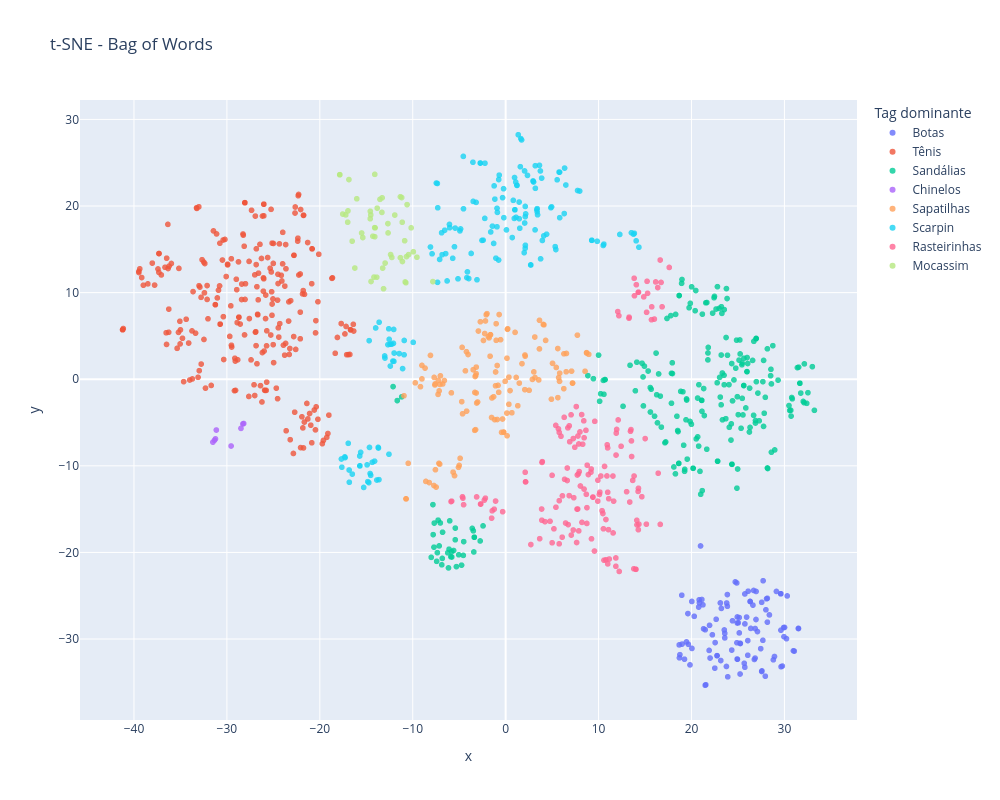
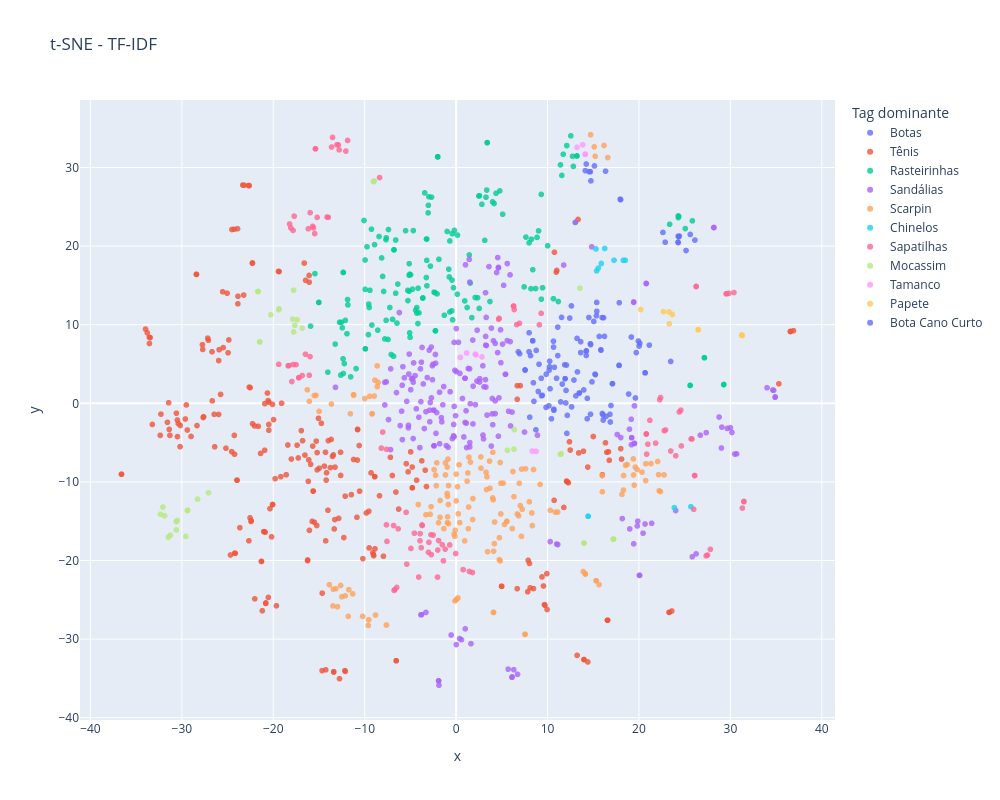

The cell these charts' notebook holds for them, in order:
### Code cell
import pandas as pd
import plotly.express as px
from sklearn.neighbors import NearestNeighbors
from collections import Counter
import re

# ---------------------------------------------------
# REMOVE TAGS MUITO FREQUENTES
# ---------------------------------------------------

# cria matriz dummy
dummies = df_bow['Tags'].str.get_dummies(sep=',')

# frequência relativa das tags
freq_relativa = dummies.sum() / len(df_bow)

# mantém apenas tags menos frequentes
# ajuste o threshold se quiser
TRESHOLD = 0.80

tags_validas = freq_relativa[
    freq_relativa < TRESHOLD
].index.tolist()

print(f"{len(tags_validas)} tags mantidas")


# ---------------------------------------------------
# TAG DOMINANTE DA VIZINHANÇA
# ---------------------------------------------------

def tag_mais_comum_vizinhos(
    embed,
    tags_series,
    tags_validas,
    k=10
):

    nn = NearestNeighbors(n_neighbors=k)
    nn.fit(embed)

    _, indices = nn.kneighbors(embed)

    tags_dominantes = []

    for vizinhos in indices:

        todas_tags = []

        for idx in vizinhos:

            tags = re.split(
                r'\s*,\s*',
                str(tags_series.iloc[idx])
            )

            # filtra tags comuns
            tags_filtradas = [
                t for t in tags
                if t in tags_validas
            ]

            todas_tags.extend(tags_filtradas)

        # fallback caso todas tenham sido removidas
        if len(todas_tags) == 0:
            tags_dominantes.append("Sem categoria")
            continue

        tag = Counter(todas_tags).most_common(1)[0][0]

        tags_dominantes.append(tag)

    return tags_dominantes


# ---------------------------------------------------
# PLOT
# ---------------------------------------------------

def plotar(embed, nome, k=10):

    tags_cluster = tag_mais_comum_vizinhos(
        embed=embed,
        tags_series=df_bow["Tags"],
        tags_validas=tags_validas,
        k=k
    )

    df_plot = pd.DataFrame({
        "x": embed[:, 0],
        "y": embed[:, 1],
        "indice": df_bow.index,
        "Produto": df_bow["Produto"],
        "Preço": df_bow["Preço Original"],
        "Tag dominante": tags_cluster
    })

    fig = px.scatter(
        df_plot,
        x="x",
        y="y",
        color="Tag dominante",
        hover_data={
            "indice": True,
            "Produto": True,
            "Preço": True,
            "Tag dominante": True,
            "x": False,
            "y": False
        },
        title=f"t-SNE - {nome}",
        width=1000,
        height=800,
    )

    fig.update_traces(
        marker=dict(size=6, opacity=0.8)
    )

    fig.write_html(nome + ".html")

    fig.show()


# ---------------------------------------------------
# EXECUÇÃO
# ---------------------------------------------------

plotar(embed_bow, "Bag of Words")
plotar(embed_tfidf, "TF-IDF")

### Figure 1 — Plotly figure (JSON) as saved in the notebook; plotly's stock layout.template omitted (floating-point values rounded to 4 significant figures; data arrays with more than 128 entries replaced by an {"elided": "..."} marker saying what was removed)
{"data": [{"customdata": {"elided": "106x4 mixed values"}, "hovertemplate": "Tag dominante=%{customdata[3]}<br>indice=%{customdata[0]}<br>Produto=%{customdata[1]}<br>Preço=%{customdata[2]}<extra></extra>", "legendgroup": "Botas", "marker": {"color": "#636efa", "opacity": 0.8, "size": 6, "symbol": "circle"}, "mode": "markers", "name": "Botas", "showlegend": true, "type": "scattergl", "x": [20.3, 24.89, 24.41, 22.51, 31.51, 21.3, 25.23, 19.84, 20.04, 27.58, 30.22, 28.38, 30.3, 24.91, 26.1, 26.77, 26.84, 19.61, 19.24, 23.58, 29.95, 26.06, 22.54, 22.75, 24.71, 29.14, 20.05, 25.93, 22.75, 21.12, 24.93, 30.01, 24.95, 25.74, 19.66, 28.16, 24.87, 20.86, 27.68, 31.51, 21.94, 26.94, 21.48, 23.22, 26.85, 29.62, 28.08, 23.76, 21.54, 28.93, 26.31, 29.61, 25.75, 20.82, 23.58, 19.46, 25.14, 22.65, 22.25, 18.7, 23.11, 29.91, 27.55, 23.79, 18.75, 29.78, 27.55, 28.81, 25.14, 24.33, 28.17, 30.97, 31.06, 25.23, 21.23, 26.38, 26.31, 25.68, 29.64, 20.77, 27.1, 25.26, 26.69, 21.9, 23.15, 24.93, 23.53, 27.71, 18.95, 26.95, 25.03, 20.97, 29.61, 26.61, 18.99, 26.06, 28.01, 27.94, 25.74, 23.86, 27.45, 23.9, 21.47, 22.0, 18.68, 23.86], "xaxis": "x", "y": [-27.38, -30.43, -27.89, -33.36, -28.79, -28.81, -30.5, -32.99, -25.66, -33.68, -29.96, -27.21, -25.02, -32.31, -24.48, -32.36, -32.2, -27.06, -32.33, -29.87, -29.73, -31.87, -30.41, -31.92, -23.4, -24.5, -31.08, -27.47, -31.92, -25.43, -28.15, -28.66, -32.33, -33.26, -30.61, -25.3, -23.52, -25.82, -30.15, -28.77, -28.42, -27.74, -28.93, -26.46, -28.79, -28.98, -25.36, -33.17, -35.28, -32.02, -25.66, -24.77, -28.25, -25.48, -29.34, -30.33, -29.29, -27.72, -29.51, -32.17, -25.83, -28.67, -33.75, -25.84, -31.8, -33.12, -25.76, -32.4, -27.52, -31.28, -28.05, -31.36, -31.4, -34.04, -26.05, -28.77, -25.66, -32.8, -33.2, -26.31, -29.14, -30.51, -24.39, -31.31, -32.48, -27.45, -28.95, -23.27, -24.94, -24.51, -28.13, -19.25, -24.77, -26.08, -30.58, -30.18, -26.62, -34.29, -24.79, -24.86, -31.11, -34.36, -35.34, -32.19, -30.68, -26.21], "yaxis": "y"}, {"customdata": {"elided": "251x4 mixed values"}, "hovertemplate": "Tag dominante=%{customdata[3]}<br>indice=%{customdata[0]}<br>Produto=%{customdata[1]}<br>Preço=%{customdata[2]}<extra></extra>", "legendgroup": "Tênis", "marker": {"color": "#EF553B", "opacity": 0.8, "size": 6, "symbol": "circle"}, "mode": "markers", "name": "Tênis", "showlegend": true, "type": "scattergl", "x": {"elided": "251 float values"}, "xaxis": "x", "y": {"elided": "251 float values"}, "yaxis": "y"}, {"customdata": {"elided": "228x4 mixed values"}, "hovertemplate": "Tag dominante=%{customdata[3]}<br>indice=%{customdata[0]}<br>Produto=%{customdata[1]}<br>Preço=%{customdata[2]}<extra></extra>", "legendgroup": "Sandálias", "marker": {"color": "#00cc96", "opacity": 0.8, "size": 6, "symbol": "circle"}, "mode": "markers", "name": "Sandálias", "showlegend": true, "type": "scattergl", "x": {"elided": "228 float values"}, "xaxis": "x", "y": {"elided": "228 float values"}, "yaxis": "y"}, {"customdata": [[8, "Chinelo Melissa Logo Off-White", "R$ 69,90", "Chinelos"], [11, "Chinelo Melissa Sun Long Rosa", "R$ 69,90", "Chinelos"], [15, "Chinelo Slide Melissa Sun Preto", "R$ 99,90", "Chinelos"], [447, "Chinelo Colcci Logo Vermelho", "R$ 79,99", "Chinelos"], [457, "Chinelo Colcci Manila Off-White", "R$ 79,99", "Chinelos"], [1011, "Chinelo Melissa Sun Long Beach Ii Ad Preto", "R$ 89,90", "Chinelos"], [1021, "Chinelo  Fila Drifter Foam Preto", "R$ 149,99", "Chinelos"], [1082, "Chinelo Slide Melissa Free Print Branco", "R$ 189,90", "Chinelos"]], "hovertemplate": "Tag dominante=%{customdata[3]}<br>indice=%{customdata[0]}<br>Produto=%{customdata[1]}<br>Preço=%{customdata[2]}<extra></extra>", "legendgroup": "Chinelos", "marker": {"color": "#ab63fa", "opacity": 0.8, "size": 6, "symbol": "circle"}, "mode": "markers", "name": "Chinelos", "showlegend": true, "type": "scattergl", "x": [-28.28, -31.33, -31.23, -28.49, -28.19, -31.51, -29.55, -31.14], "xaxis": "x", "y": [-5.155, -7.046, -6.887, -5.672, -5.112, -7.266, -7.711, -5.867], "yaxis": "y"}, {"customdata": {"elided": "130x4 mixed values"}, "hovertemplate": "Tag dominante=%{customdata[3]}<br>indice=%{customdata[0]}<br>Produto=%{customdata[1]}<br>Preço=%{customdata[2]}<extra></extra>", "legendgroup": "Sapatilhas", "marker": {"color": "#FFA15A", "opacity": 0.8, "size": 6, "symbol": "circle"}, "mode": "markers", "name": "Sapatilhas", "showlegend": true, "type": "scattergl", "x": {"elided": "130 float values"}, "xaxis": "x", "y": {"elided": "130 float values"}, "yaxis": "y"}, {"customdata": {"elided": "168x4 mixed values"}, "hovertemplate": "Tag dominante=%{customdata[3]}<br>indice=%{customdata[0]}<br>Produto=%{customdata[1]}<br>Preço=%{customdata[2]}<extra></extra>", "legendgroup": "Scarpin", "marker": {"color": "#19d3f3", "opacity": 0.8, "size": 6, "symbol": "circle"}, "mode": "markers", "name": "Scarpin", "showlegend": true, "type": "scattergl", "x": {"elided": "168 float values"}, "xaxis": "x", "y": {"elided": "168 float values"}, "yaxis": "y"}, {"customdata": {"elided": "160x4 mixed values"}, "hovertemplate": "Tag dominante=%{customdata[3]}<br>indice=%{customdata[0]}<br>Produto=%{customdata[1]}<br>Preço=%{customdata[2]}<extra></extra>", "legendgroup": "Rasteirinhas", "marker": {"color": "#FF6692", "opacity": 0.8, "size": 6, "symbol": "circle"}, "mode": "markers", "name": "Rasteirinhas", "showlegend": true, "type": "scattergl", "x": {"elided": "160 float values"}, "xaxis": "x", "y": {"elided": "160 float values"}, "yaxis": "y"}, {"customdata": {"elided": "50x4 mixed values"}, "hovertemplate": "Tag dominante=%{customdata[3]}<br>indice=%{customdata[0]}<br>Produto=%{customdata[1]}<br>Preço=%{customdata[2]}<extra></extra>", "legendgroup": "Mocassim", "marker": {"color": "#B6E880", "opacity": 0.8, "size": 6, "symbol": "circle"}, "mode": "markers", "name": "Mocassim", "showlegend": true, "type": "scattergl", "x": [-10.67, -7.832, -13.14, -10.17, -14.17, -10.61, -10.45, -12.25, -11.33, -17.21, -17.53, -13.52, -11.93, -13.88, -12.38, -11.33, -13.24, -14.57, -17.86, -14.05, -16.02, -14.1, -11.11, -10.87, -16.23, -16.87, -14.09, -15.5, -14.58, -17.0, -11.19, -13.32, -9.934, -10.82, -9.55, -13.83, -15.38, -16.52, -14.08, -13.29, -10.74, -14.29, -14.52, -14.49, -12.98, -12.67, -11.13, -12.65, -17.84, -16.97], "xaxis": "x", "y": [14.16, 11.27, 10.45, 17.48, 11.8, 20.16, 14.39, 14.06, 21.07, 18.98, 19.07, 20.77, 18.96, 11.78, 14.4, 14.03, 12.83, 19.4, 23.62, 17.48, 20.84, 17.5, 13.6, 15.99, 12.84, 23.06, 16.46, 16.89, 18.53, 18.13, 20.97, 19.26, 14.72, 11.24, 14.09, 19.76, 16.36, 15.94, 23.66, 20.95, 11.14, 16.51, 18.98, 11.29, 13.41, 17.97, 18.13, 16.89, 23.62, 19.44], "yaxis": "y"}], "layout": {"height": 800, "legend": {"title": {"text": "Tag dominante"}, "tracegroupgap": 0}, "title": {"text": "t-SNE - Bag of Words"}, "width": 1000, "xaxis": {"anchor": "y", "domain": [0, 1], "title": {"text": "x"}}, "yaxis": {"anchor": "x", "domain": [0, 1], "title": {"text": "y"}}}}

### Figure 2 — Plotly figure (JSON) as saved in the notebook; plotly's stock layout.template omitted (floating-point values rounded to 4 significant figures; data arrays with more than 128 entries replaced by an {"elided": "..."} marker saying what was removed)
{"data": [{"customdata": {"elided": "121x4 mixed values"}, "hovertemplate": "Tag dominante=%{customdata[3]}<br>indice=%{customdata[0]}<br>Produto=%{customdata[1]}<br>Preço=%{customdata[2]}<extra></extra>", "legendgroup": "Botas", "marker": {"color": "#636efa", "opacity": 0.8, "size": 6, "symbol": "circle"}, "mode": "markers", "name": "Botas", "showlegend": true, "type": "scattergl", "x": [14.7, 12.07, 11.87, 13.96, 6.951, 12.63, 17.82, 8.511, 15.65, 8.377, 7.536, 14.23, 12.89, 15.23, 15.06, 14.53, 14.34, 9.353, 24.29, 8.383, 12.11, 24.27, 13.47, 14.35, 13.62, 10.7, 23.47, 10.65, 10.21, 13.47, 16.82, 7.984, 17.82, 8.767, 13.27, 11.53, 19.71, 10.43, 9.313, 12.61, 14.86, 16.41, 9.068, 6.806, 13.1, 10.75, 12.0, 14.13, 15.97, 7.975, 17.84, 9.851, 19.94, 17.95, 14.71, 11.92, 14.24, 15.35, 16.09, 24.41, 10.7, 10.27, 12.02, 24.29, 8.985, 15.13, 8.141, 16.23, 14.68, 9.427, 15.84, 10.18, 22.87, 26.12, 14.69, 10.23, 11.61, 12.43, 13.62, 13.23, 21.13, 22.62, 16.07, 15.39, 8.053, 11.92, 20.02, 15.83, 15.99, 16.13, 20.67, 17.1, 14.24, 11.44, 20.09, 11.12, 25.15, 24.35, 25.61, 8.731, 15.38, 16.94, 17.1, 20.67, 16.35, 14.24, 11.12, 8.454, 19.62, 10.99, 10.15, 10.65, 7.549, 15.19, 14.74, 19.16, 18.87, 17.99, 12.16, 9.84, 14.56], "xaxis": "x", "y": [-1.388, 4.863, 4.895, 1.696, 6.306, -0.4571, 4.826, 0.2469, 8.508, 7.973, 4.252, 6.088, 2.96, 3.647, 10.42, 10.91, -1.969, 0.9548, 21.26, 7.934, -3.827, 20.49, 1.309, 0.629, 6.453, -0.8971, 5.321, 7.904, 4.662, 1.309, -1.399, 8.975, 4.824, 6.731, 3.996, 10.93, 6.448, -1.971, 3.182, 12.39, 2.725, -1.666, 4.973, 6.543, 0.9406, 4.582, 0.04427, 29.6, 10.91, 6.561, 12.8, 3.698, 7.918, 25.97, 7.452, 3.132, 6.668, 11.14, -2.137, 21.28, -0.7475, 1.849, 1.638, 20.46, 1.503, 30.2, 6.064, 8.513, 29.45, 1.015, 6.759, 4.216, 20.5, 20.76, 7.579, 5.363, 2.447, 10.85, 7.836, 8.253, 7.397, 21.74, -1.48, 11.71, -1.765, 3.132, 7.279, 6.804, -1.295, 10.88, 3.873, 2.495, 30.44, 0.1781, 7.633, 6.068, 19.44, 21.18, 21.48, -3.371, 12.83, -0.2797, 2.499, 3.871, 29.53, 6.668, 9.691, 2.609, 0.6791, 3.184, -0.3194, 7.151, 4.224, 3.708, 28.3, 8.433, 1.181, 25.9, -1.537, -0.5201, 29.46], "yaxis": "y"}, {"customdata": {"elided": "255x4 mixed values"}, "hovertemplate": "Tag dominante=%{customdata[3]}<br>indice=%{customdata[0]}<br>Produto=%{customdata[1]}<br>Preço=%{customdata[2]}<extra></extra>", "legendgroup": "Tênis", "marker": {"color": "#EF553B", "opacity": 0.8, "size": 6, "symbol": "circle"}, "mode": "markers", "name": "Tênis", "showlegend": true, "type": "scattergl", "x": {"elided": "255 float values"}, "xaxis": "x", "y": {"elided": "255 float values"}, "yaxis": "y"}, {"customdata": {"elided": "168x4 mixed values"}, "hovertemplate": "Tag dominante=%{customdata[3]}<br>indice=%{customdata[0]}<br>Produto=%{customdata[1]}<br>Preço=%{customdata[2]}<extra></extra>", "legendgroup": "Rasteirinhas", "marker": {"color": "#00cc96", "opacity": 0.8, "size": 6, "symbol": "circle"}, "mode": "markers", "name": "Rasteirinhas", "showlegend": true, "type": "scattergl", "x": {"elided": "168 float values"}, "xaxis": "x", "y": {"elided": "168 float values"}, "yaxis": "y"}, {"customdata": {"elided": "213x4 mixed values"}, "hovertemplate": "Tag dominante=%{customdata[3]}<br>indice=%{customdata[0]}<br>Produto=%{customdata[1]}<br>Preço=%{customdata[2]}<extra></extra>", "legendgroup": "Sandálias", "marker": {"color": "#ab63fa", "opacity": 0.8, "size": 6, "symbol": "circle"}, "mode": "markers", "name": "Sandálias", "showlegend": true, "type": "scattergl", "x": {"elided": "213 float values"}, "xaxis": "x", "y": {"elided": "213 float values"}, "yaxis": "y"}, {"customdata": {"elided": "157x4 mixed values"}, "hovertemplate": "Tag dominante=%{customdata[3]}<br>indice=%{customdata[0]}<br>Produto=%{customdata[1]}<br>Preço=%{customdata[2]}<extra></extra>", "legendgroup": "Scarpin", "marker": {"color": "#FFA15A", "opacity": 0.8, "size": 6, "symbol": "circle"}, "mode": "markers", "name": "Scarpin", "showlegend": true, "type": "scattergl", "x": {"elided": "157 float values"}, "xaxis": "x", "y": {"elided": "157 float values"}, "yaxis": "y"}, {"customdata": [[11, "Chinelo Melissa Sun Long Rosa", "R$ 69,90", "Chinelos"], [15, "Chinelo Slide Melissa Sun Preto", "R$ 99,90", "Chinelos"], [84, "Sandália Feminina Melissa Salto Baixo Tr...", "R$ 199,90", "Chinelos"], [410, "Chinelo Feminino Kolosh Slide Branco", "R$ 89,99", "Chinelos"], [455, "Sandália Feminina Melissa Tiras Slide Preta", "R$ 169,90", "Chinelos"], [556, "Sandália Feminina Melissa Slide Tiras Tr...", "R$ 169,90", "Chinelos"], [565, "Chinelo Feminino Vizzano Dedo Preto", "R$ 99,90", "Chinelos"], [871, "Rasteira Feminina Colcci Logo Caramelo", "R$ 279,99", "Chinelos"], [1011, "Chinelo Melissa Sun Long Beach Ii Ad Preto", "R$ 89,90", "Chinelos"], [1039, "Rasteira Feminina Melissa Logo Preta", "R$ 119,90", "Chinelos"], [1082, "Chinelo Slide Melissa Free Print Branco", "R$ 189,90", "Chinelos"], [1090, "Chinelo Feminino Moleca Dedo Listrado Nude", "R$ 54,90", "Chinelos"]], "hovertemplate": "Tag dominante=%{customdata[3]}<br>indice=%{customdata[0]}<br>Produto=%{customdata[1]}<br>Preço=%{customdata[2]}<extra></extra>", "legendgroup": "Chinelos", "marker": {"color": "#19d3f3", "opacity": 0.8, "size": 6, "symbol": "circle"}, "mode": "markers", "name": "Chinelos", "showlegend": true, "type": "scattergl", "x": [18.28, 17.27, 15.37, 16.25, 15.88, 15.55, 14.43, 25.68, 18.51, 23.87, 15.3, 14.45], "xaxis": "x", "y": [18.19, 18.2, 16.84, 19.7, 17.79, 17.19, -14.37, -13.15, 18.19, -13.28, 19.64, -14.37], "yaxis": "y"}, {"customdata": {"elided": "112x4 mixed values"}, "hovertemplate": "Tag dominante=%{customdata[3]}<br>indice=%{customdata[0]}<br>Produto=%{customdata[1]}<br>Preço=%{customdata[2]}<extra></extra>", "legendgroup": "Sapatilhas", "marker": {"color": "#FF6692", "opacity": 0.8, "size": 6, "symbol": "circle"}, "mode": "markers", "name": "Sapatilhas", "showlegend": true, "type": "scattergl", "x": [-3.695, -15.61, 6.281, 6.35, 24.64, -3.737, -16.17, -6.699, -3.817, 6.931, -3.936, -12.88, -3.026, -2.003, -1.506, 24.41, -6.788, -15.47, -15.38, -2.712, -17.97, -15.4, -6.494, -17.21, 23.48, -13.63, 20.84, -13.98, -18.22, -13.52, -17.71, -2.749, 27.35, 4.703, -6.341, 27.82, 20.8, 25.8, -0.7012, 22.76, 6.281, -18.3, 20.98, -14.12, -11.87, 22.36, -3.952, -4.569, 26.1, 6.622, -1.198, -0.05231, -17.51, -17.21, -16.84, 25.99, 24.02, -12.8, -1.386, -8.375, -2.52, -18.08, -1.917, -5.47, 22.27, -15.2, 26.09, -17.82, -15.98, 4.658, 22.91, -4.941, 1.79, -18.37, 31.48, -15.97, -19.4, -15.69, 26.26, 29.62, 27.5, 1.441, -7.564, 20.8, 29.82, 9.301, 9.107, 0.7652, -8.028, -17.84, 25.7, 26.25, 20.8, -2.035, -4.099, 21.82, -16.48, 24.58, 29.53, -13.03, -5.395, -12.06, 30.39, -7.602, 31.31, -8.179, -16.07, 21.19, 31.48, -2.973, -7.62, -6.842], "xaxis": "x", "y": [-15.54, 22.32, 12.37, 11.93, -5.429, -15.48, 22.2, -23.7, -18.38, 10.18, -16.58, 32.87, -18.95, -18.67, -18.0, -1.101, -23.8, 21.59, 32.38, -19.25, 2.769, 32.37, -23.42, 3.26, -6.07, 32.6, -6.47, 23.66, 22.81, 33.82, 23.81, -16.72, -19.4, 10.81, -15.97, -18.58, -3.903, -4.538, -18.02, -3.487, 12.37, 4.788, -5.2, 23.69, 33.44, 0.7365, -17.49, -16.52, -9.189, 10.01, -18.56, -19.11, 4.916, 3.26, 3.538, -13.49, -6.673, 32.24, -20.04, 28.72, -16.76, 22.31, -17.46, -13.87, 0.4621, 23.65, -9.197, 4.937, 5.943, 10.69, -3.398, -18.47, -21.52, 4.773, -12.49, 24.25, 4.958, 22.52, 14.86, 13.94, -19.31, -21.4, -17.57, -3.903, 13.98, 11.44, 9.984, -21.16, -3.659, 21.99, -4.528, 14.86, -3.903, -22.11, -22.1, -5.065, 6.239, -0.87, 13.92, 32.9, -20.46, 32.08, 14.09, -5.848, -13.33, -5.7, 3.57, -2.169, -12.52, -17.69, -15.46, -15.55], "yaxis": "y"}, {"customdata": {"elided": "40x4 mixed values"}, "hovertemplate": "Tag dominante=%{customdata[3]}<br>indice=%{customdata[0]}<br>Produto=%{customdata[1]}<br>Preço=%{customdata[2]}<extra></extra>", "legendgroup": "Mocassim", "marker": {"color": "#B6E880", "opacity": 0.8, "size": 6, "symbol": "circle"}, "mode": "markers", "name": "Mocassim", "showlegend": true, "type": "scattergl", "x": [-17.64, -30.51, -28.28, 13.99, -29.4, -21.71, -21.49, -17.77, -16.84, 17.19, 6.326, 6.363, -9.043, 13.99, -19.4, -30.62, -17.78, -19.36, -31.27, -29.57, -27.08, 13.54, 11.4, -32.07, -17.88, -21.49, -20.28, -29.35, -30.6, -8.974, 17.2, -17.38, 5.607, -32.34, 11.5, -8.969, -31.89, 17.23, -31.49, -21.63], "xaxis": "x", "y": [9.923, -14.91, -12.19, -17.78, -13.66, 14.23, 7.816, 9.08, 9.555, -17.3, -5.843, -3.348, 28.2, -17.78, 11.9, -16.11, 14.39, 12.01, -16.78, -16.93, -11.38, 14.64, -6.49, -13.2, 10.72, 7.814, 11.26, -13.61, -15.05, 28.27, -17.26, 10.64, -5.987, -14.12, -6.417, 28.26, -14.31, -17.28, -17.05, 14.23], "yaxis": "y"}, {"customdata": [[42, "Sandália Feminina VIA UNO Anabela Metali...", "R$ 129,99", "Tamanco"], [377, "Sandália Feminina Via Uno Salto Anabela Caramelo", "R$ 119,99", "Tamanco"], [520, "Sandália Feminina VIA UNO Salto Anabela Marrom", "R$ 139,99", "Tamanco"], [610, "Sandália Feminina Via Uno Salto Anabela Dourada", "R$ 139,99", "Tamanco"], [750, "Rasteira Feminina Luiza Barcelos Couro S...", "R$ 799,90", "Tamanco"], [858, "Sandália Feminina Luiza Barcelos Salto B...", "R$ 759,90", "Tamanco"], [874, "Sandália Feminina Dakota Plataforma Anab...", "R$ 219,99", "Tamanco"], [974, "Sandália Feminina Vizzano Anabela Dourada", "R$ 179,99", "Tamanco"], [1009, "Sandália Feminina Luiza Barcelos Salto M...", "R$ 599,90", "Tamanco"], [1020, "Sandália Feminina Luiza Barcelos Salto A...", "R$ 699,90", "Tamanco"], [1024, "Sandália Feminina Santa Lolla Salto Anab...", "R$ 259,99", "Tamanco"], [1030, "Scarpin Feminino Luiza Barcelos Couro Caramelo", "R$ 699,90", "Tamanco"]], "hovertemplate": "Tag dominante=%{customdata[3]}<br>indice=%{customdata[0]}<br>Produto=%{customdata[1]}<br>Preço=%{customdata[2]}<extra></extra>", "legendgroup": "Tamanco", "marker": {"color": "#FF97FF", "opacity": 0.8, "size": 6, "symbol": "circle"}, "mode": "markers", "name": "Tamanco", "showlegend": true, "type": "scattergl", "x": [2.826, 2.097, 2.171, 1.155, 13.23, 14.12, 8.748, 0.4654, 14.12, 14.12, 8.315, 13.84], "xaxis": "x", "y": [5.901, 6.243, 6.16, 6.401, 32.56, 31.68, -6.115, 5.84, 31.68, 31.68, -6.083, 32.9], "yaxis": "y"}, {"customdata": [[73, "Rasteira Papete Moleca Lisa Marrom", "R$ 99,99", "Papete"], [104, "Rasteira Papete Moleca Tachas Caramelo", "R$ 139,90", "Papete"], [367, "Sapatilha Feminino Capodarte Monograma e...", "R$ 450,00", "Papete"], [786, "Rasteira Feminina Capodarte Tiras Monograma Marrom", "R$ 310,00", "Papete"], [873, "Rasteira Feminina Capodarte Monograma Preta", "R$ 560,00", "Papete"], [887, "Rasteira Papete de Couro Coentruda Doura...", "R$ 419,99", "Papete"], [951, "Rasteira Papete de Couro Coentruda Vinho...", "R$ 419,99", "Papete"], [980, "Rasteira Papete Vizzano Aplicação Caramelo", "R$ 119,99", "Papete"], [1037, "Rasteira Papete Toalha da Mamma Prata Da...", "R$ 419,99", "Papete"], [1068, "Tamanco Vizzano Aplicação Caramelo", "R$ 159,90", "Papete"]], "hovertemplate": "Tag dominante=%{customdata[3]}<br>indice=%{customdata[0]}<br>Produto=%{customdata[1]}<br>Preço=%{customdata[2]}<extra></extra>", "legendgroup": "Papete", "marker": {"color": "#FECB52", "opacity": 0.8, "size": 6, "symbol": "circle"}, "mode": "markers", "name": "Papete", "showlegend": true, "type": "scattergl", "x": [23.65, 23.28, 31.3, 31.23, 31.25, 26.48, 26.47, 22.67, 23.31, 20.19], "xaxis": "x", "y": [11.3, 11.63, 8.622, 8.695, 8.678, 9.355, 9.355, 11.65, 10.11, 11.93], "yaxis": "y"}, {"customdata": [[124, "Bota Jorge Bischoff Cano Baixo de Couro ...", "R$ 699,00", "Bota Cano Curto"]], "hovertemplate": "Tag dominante=%{customdata[3]}<br>indice=%{customdata[0]}<br>Produto=%{customdata[1]}<br>Preço=%{customdata[2]}<extra></extra>", "legendgroup": "Bota Cano Curto", "marker": {"color": "#636efa", "opacity": 0.8, "size": 6, "symbol": "circle"}, "mode": "markers", "name": "Bota Cano Curto", "showlegend": true, "type": "scattergl", "x": [16.87], "xaxis": "x", "y": [-2.377], "yaxis": "y"}], "layout": {"height": 800, "legend": {"title": {"text": "Tag dominante"}, "tracegroupgap": 0}, "title": {"text": "t-SNE - TF-IDF"}, "width": 1000, "xaxis": {"anchor": "y", "domain": [0, 1], "title": {"text": "x"}}, "yaxis": {"anchor": "x", "domain": [0, 1], "title": {"text": "y"}}}}
